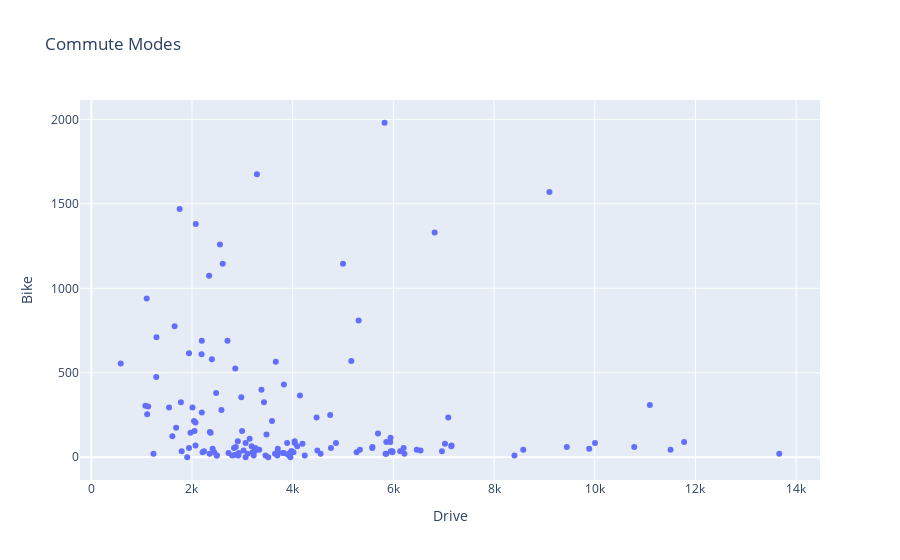

The cell this chart's notebook holds for it:
### Code cell
# add hover data
plotly_fig = px.scatter(neighbourhoods,
                        x='drive',
                        y='bike',
                        hover_name='neighbourhood',  # show neighbourhood on hover
                        labels={'bike': 'Bike', 'drive':'Drive'},
                        title='Commute Modes')
plotly_fig.show()  # ensure plot renders nicely in notebook mode

### Figure 1 — Plotly figure (JSON) as saved in the notebook; plotly's stock layout.template omitted (floating-point values rounded to 4 significant figures; data arrays with more than 128 entries replaced by an {"elided": "..."} marker saying what was removed)
{"data": [{"hovertemplate": "<b>%{hovertext}</b><br><br>Drive=%{x}<br>Bike=%{y}<extra></extra>", "hovertext": {"elided": "140 str values"}, "legendgroup": "", "marker": {"color": "#636efa", "symbol": "circle"}, "mode": "markers", "name": "", "orientation": "v", "showlegend": false, "type": "scatter", "x": {"elided": "140 int values"}, "xaxis": "x", "y": {"elided": "140 int values"}, "yaxis": "y"}], "layout": {"legend": {"tracegroupgap": 0}, "title": {"text": "Commute Modes"}, "xaxis": {"anchor": "y", "domain": [0, 1], "title": {"text": "Drive"}}, "yaxis": {"anchor": "x", "domain": [0, 1], "title": {"text": "Bike"}}}}
